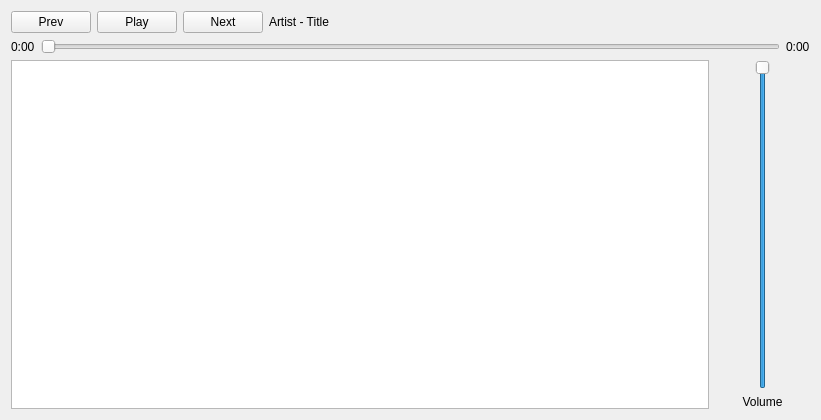
<?xml version="1.0" encoding="UTF-8"?>
<ui version="4.0">
 <class>MainWindow</class>
 <widget class="QMainWindow" name="MainWindow">
  <property name="geometry">
   <rect>
    <x>0</x>
    <y>0</y>
    <width>821</width>
    <height>420</height>
   </rect>
  </property>
  <property name="windowTitle">
   <string>TrenchBowl</string>
  </property>
  <widget class="QWidget" name="centralWidget">
   <layout class="QVBoxLayout" name="verticalLayout_2">
    <item>
     <layout class="QHBoxLayout" name="horizontalLayout">
      <item>
       <widget class="QPushButton" name="prevBtn">
        <property name="text">
         <string>Prev</string>
        </property>
       </widget>
      </item>
      <item>
       <widget class="QPushButton" name="toggleBtn">
        <property name="text">
         <string>Play</string>
        </property>
       </widget>
      </item>
      <item>
       <widget class="QPushButton" name="nextBtn">
        <property name="text">
         <string>Next</string>
        </property>
       </widget>
      </item>
      <item>
       <widget class="QLabel" name="nowPlayingLbl">
        <property name="sizePolicy">
         <sizepolicy hsizetype="Expanding" vsizetype="Preferred">
          <horstretch>0</horstretch>
          <verstretch>0</verstretch>
         </sizepolicy>
        </property>
        <property name="text">
         <string>Artist - Title</string>
        </property>
       </widget>
      </item>
     </layout>
    </item>
    <item>
     <layout class="QHBoxLayout" name="horizontalLayout_2">
      <item>
       <widget class="QLabel" name="posLbl">
        <property name="text">
         <string>0:00</string>
        </property>
       </widget>
      </item>
      <item>
       <widget class="QSlider" name="seekBar">
        <property name="orientation">
         <enum>Qt::Horizontal</enum>
        </property>
       </widget>
      </item>
      <item>
       <widget class="QLabel" name="durationLbl">
        <property name="text">
         <string>0:00</string>
        </property>
       </widget>
      </item>
     </layout>
    </item>
    <item>
     <layout class="QHBoxLayout" name="horizontalLayout_3">
      <item>
       <widget class="PlaylistWidget" name="playlist">
        <property name="acceptDrops">
         <bool>true</bool>
        </property>
       </widget>
      </item>
      <item>
       <layout class="QVBoxLayout" name="verticalLayout">
        <item>
         <layout class="QHBoxLayout" name="horizontalLayout_4">
          <item>
           <spacer name="horizontalSpacer">
            <property name="orientation">
             <enum>Qt::Horizontal</enum>
            </property>
            <property name="sizeType">
             <enum>QSizePolicy::Ignored</enum>
            </property>
            <property name="sizeHint" stdset="0">
             <size>
              <width>40</width>
              <height>20</height>
             </size>
            </property>
           </spacer>
          </item>
          <item>
           <widget class="QSlider" name="volSlider">
            <property name="maximum">
             <number>65535</number>
            </property>
            <property name="singleStep">
             <number>100</number>
            </property>
            <property name="pageStep">
             <number>1000</number>
            </property>
            <property name="value">
             <number>65535</number>
            </property>
            <property name="orientation">
             <enum>Qt::Vertical</enum>
            </property>
           </widget>
          </item>
          <item>
           <spacer name="horizontalSpacer_2">
            <property name="orientation">
             <enum>Qt::Horizontal</enum>
            </property>
            <property name="sizeType">
             <enum>QSizePolicy::Ignored</enum>
            </property>
            <property name="sizeHint" stdset="0">
             <size>
              <width>40</width>
              <height>20</height>
             </size>
            </property>
           </spacer>
          </item>
         </layout>
        </item>
        <item>
         <widget class="QLabel" name="label">
          <property name="text">
           <string>Volume</string>
          </property>
          <property name="alignment">
           <set>Qt::AlignCenter</set>
          </property>
         </widget>
        </item>
       </layout>
      </item>
     </layout>
    </item>
   </layout>
  </widget>
 </widget>
 <layoutdefault spacing="6" margin="11"/>
 <customwidgets>
  <customwidget>
   <class>PlaylistWidget</class>
   <extends>QListWidget</extends>
   <header>playlistwidget.h</header>
  </customwidget>
 </customwidgets>
 <resources/>
 <connections/>
</ui>
